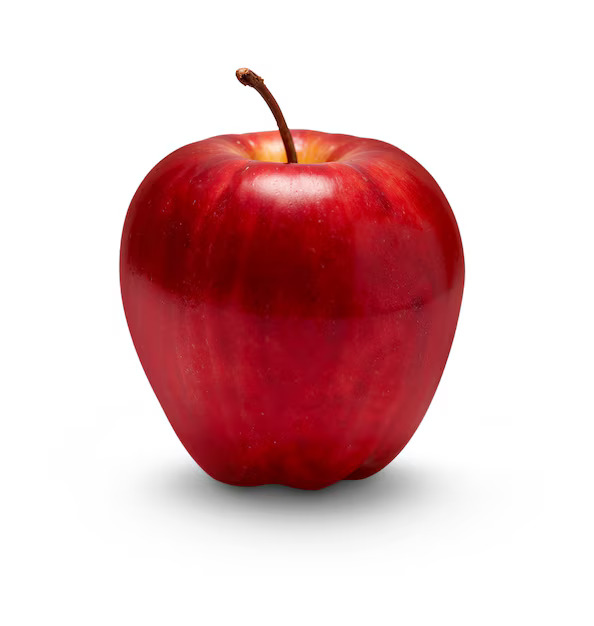
#> input picture Lab Practicals/Lab1/Image/apple.jpg, 594 x 626 px
$ jupyter execute 1.ipynb
#> lines starting #> are read from the running program, lines starting #| are printed output that depends on the picture
[cell 1]
import cv2
print (cv2.__version__)

[cell 2]
df1 = cv2.imread("./Image/apple.jpg",1)
#> df1 is the input picture: shape (626, 594, 3); mean B, G, R 191, 189, 224.7
df2 = cv2.imread("./Image/Knee MRI image.PNG", 1)
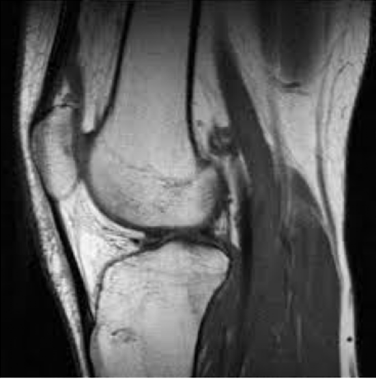
#> input picture Lab Practicals/Lab1/Image/Knee MRI image.PNG, 376 x 381 px
#> df2 is the input picture: shape (381, 376, 3); min 0, max 255, mean 91.1
df3 = cv2.imread("./Image/Natural_scene.jpg", 1)
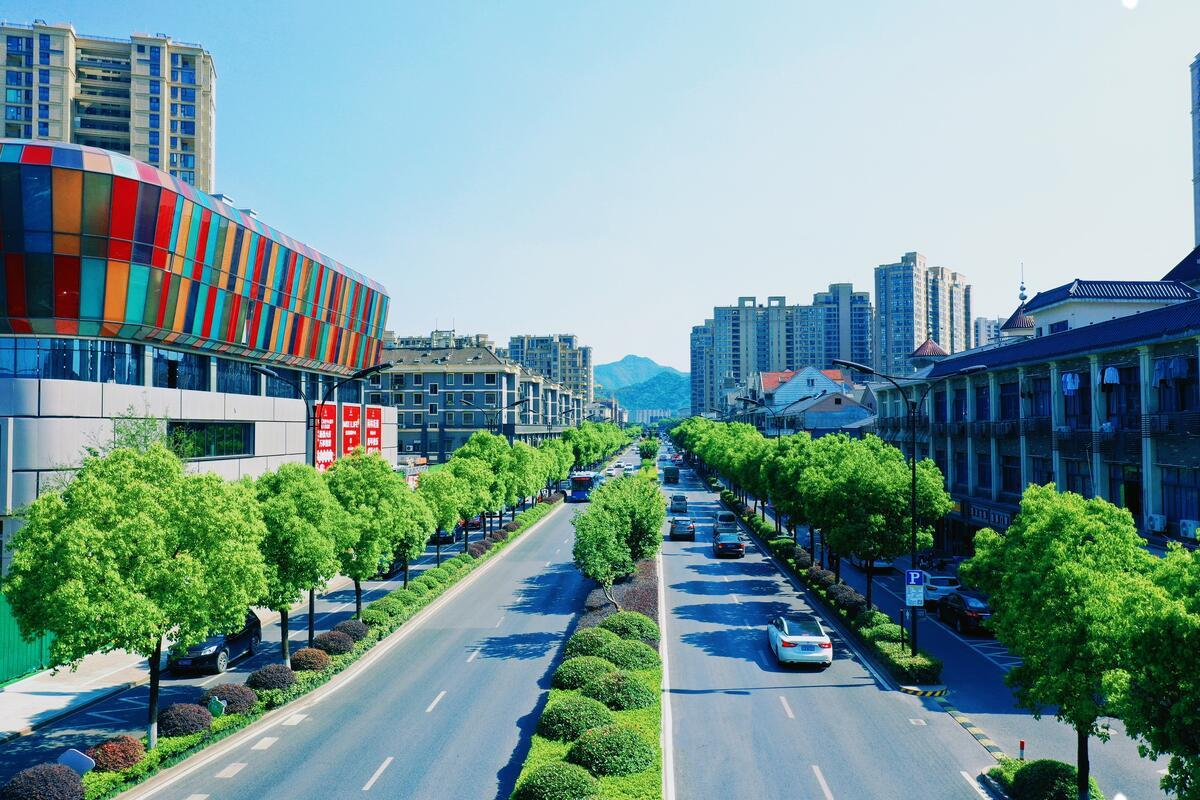
#> input picture Lab Practicals/Lab1/Image/Natural_scene.jpg, 1200 x 800 px
#> df3 is the input picture: shape (800, 1200, 3); mean B, G, R 149.3, 150.2, 117.8
df4 = cv2.imread("./Image/retina.PNG", 1)
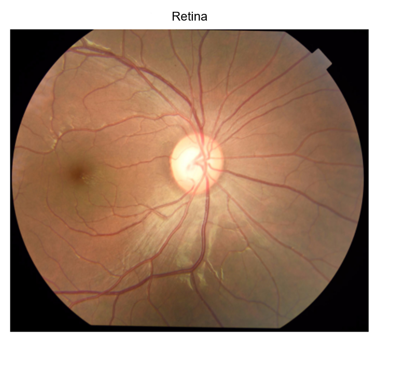
#> input picture Lab Practicals/Lab2/Images_Practice_Assignment/retina.png, 393 x 369 px, found by its file name
#> df4 is the input picture: shape (369, 393, 3); mean B, G, R 116.1, 135.2, 163.3
print(df4)
#> (printed output is left out)

[cell 3]
cv2.imshow("window1", df1)
cv2.waitKey(0)
cv2.destroyAllWindows()

[cell 4]
import matplotlib.pyplot as plt

[cell 5]
plt.imshow(df1, cmap = None, interpolation = None)

[cell 6]
plt.imshow(df2, cmap = None, interpolation = None)

[cell 7]
plt.imshow(df3, cmap = None, interpolation = None)

[cell 8]
plt.imshow(df4, cmap = None, interpolation = None)

[cell 9]
import numpy as np

img_array = np.array([
    [ 47, 132, 173, 149,  83,  22,   0,  25],
    [ 72, 152, 196, 190, 154, 113,  80,  60],
    [ 94, 136, 163, 176, 194, 206, 174, 101],
    [106, 111, 115, 122, 183, 255, 233, 126],
    [106, 111, 115, 122, 183, 255, 233, 126],
    [ 94, 136, 163, 176, 194, 206, 174, 101],
    [ 72, 152, 196, 190, 154, 113,  80,  60],
    [ 47, 132, 173, 149,  83,  22,   0,  25]
], dtype=np.uint8)

[cell 10]
plt.imshow(img_array, cmap = None, interpolation=None)
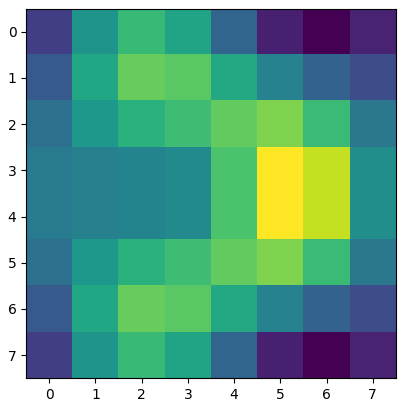
#> figure drawn by matplotlib, 1 panel

[cell 11]
cv2.imwrite("./Image/imwrite_example.jpg", img_array)

[cell 12]
# resized_arr = np.array([[]])
resized_arr = cv2.resize(img_array, (127, 127))

[cell 13]
plt.imshow(resized_arr, cmap = None, interpolation=None)
cv2.imwrite("./Image/resize_example.jpg", resized_arr)
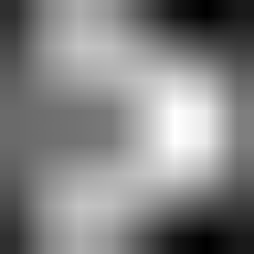
#> saved as resize_example.jpg: shape (127, 127) (shown 2 times larger); min 0, max 255, mean 129.4

[cell 14]
img_cropped = df1[300:400,300:400]
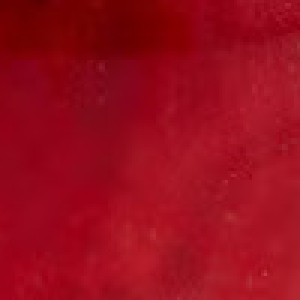
#> img_cropped: shape (100, 100, 3) (shown 3 times larger); mean B, G, R 28, 11.6, 152.8
plt.imshow(img_cropped, cmap=None, interpolation=None)

[cell 15]
rectangle_img = cv2.rectangle(df1, (300,300), (400,400), (90,90,255), 2)
plt.imshow(rectangle_img, cmap=None, interpolation=None)
